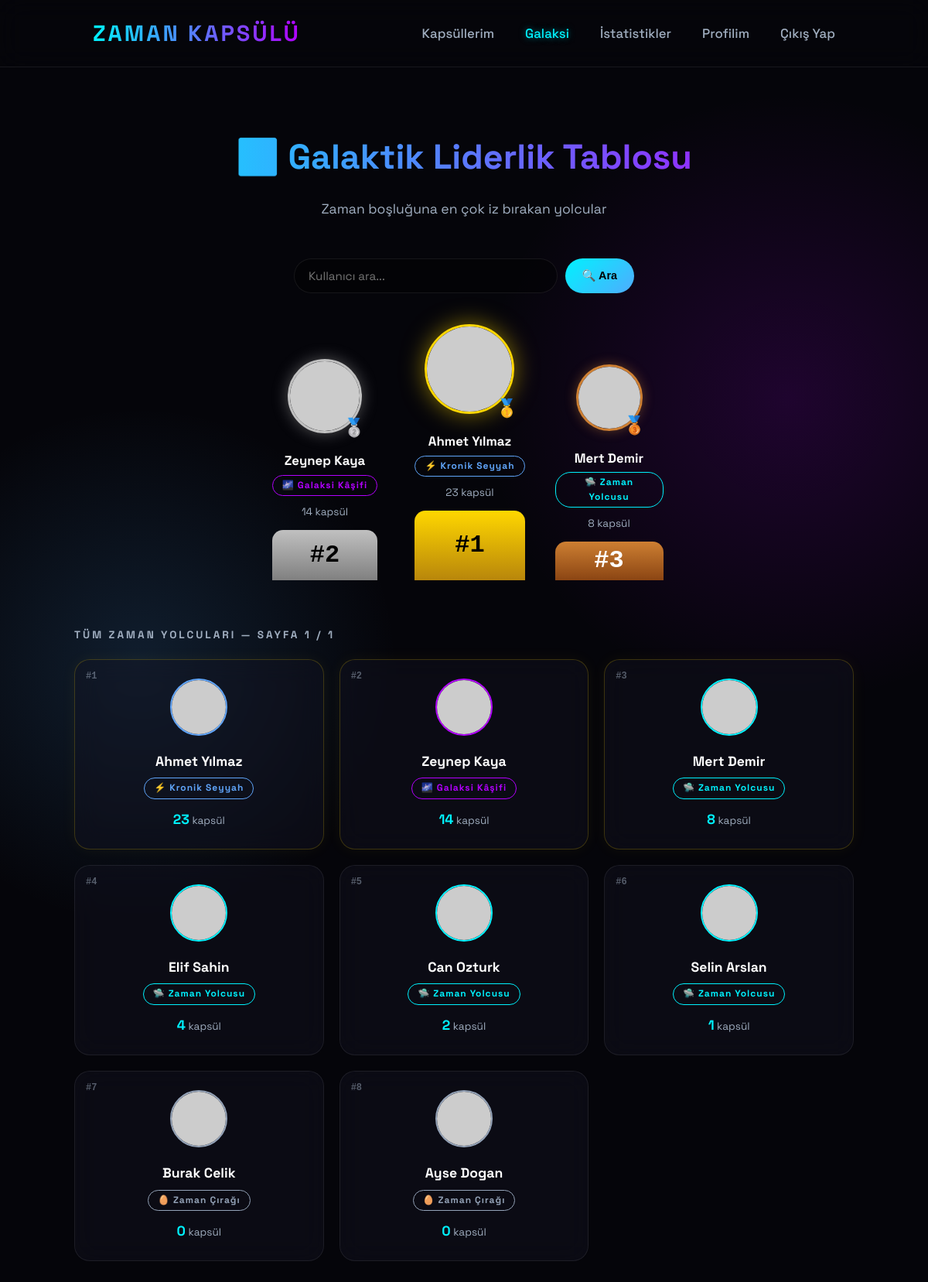
/frontend/galaksi.php (signed in), run on the app's committed database.
### tables this page shows
CREATE TABLE IF NOT EXISTS `USERS` (
  `user_id` int(11) NOT NULL AUTO_INCREMENT,
  `first_name` varchar(50) NOT NULL,
  `last_name` varchar(50) NOT NULL,
  `email` varchar(100) NOT NULL,
  `password_hash` varchar(255) NOT NULL,
  `created_at` timestamp NOT NULL DEFAULT current_timestamp(),
  PRIMARY KEY (`user_id`),
  UNIQUE KEY `email` (`email`)
);

### backend/rank_helper.php (called while the page is built, shortened)
<?php
function getRankInfo(int $total): array {
    $tiers = [
        ['min' => 1000, 'title' => 'Ölümsüz Efsane',    'icon' => '👑', 'color' => '#ffd700', 'label' => 'IMMORTAL'],
        ['min' => 500,  'title' => 'Evren Aşırısı',      'icon' => '🌀', 'color' => '#e879f9', 'label' => 'TRANSCENDENT'],
        ['min' => 100,  'title' => 'Paradoks Ustası',    'icon' => '⏳', 'color' => '#f59e0b', 'label' => 'MASTER'],
        ['min' => 50,   'title' => 'Zaman Mühendisi',    'icon' => '🔭', 'color' => '#fb923c', 'label' => 'ENGINEER'],
        ['min' => 20,   'title' => 'Kronik Seyyah',      'icon' => '⚡', 'color' => '#60a5fa', 'label' => 'VETERAN'],
        ['min' => 10,   'title' => 'Galaksi Kâşifi',     'icon' => '🌌', 'color' => '#b300ff', 'label' => 'EXPLORER'],
        ['min' => 1,    'title' => 'Zaman Yolcusu',      'icon' => '🛸', 'color' => '#00f2fe', 'label' => 'ROOKIE'],
        ['min' => 0,    'title' => 'Zaman Çırağı',       'icon' => '🥚', 'color' => '#94a3b8', 'label' => 'NOVICE'],
    ];
    foreach ($tiers as $i => $tier) {
        if ($total >= $tier['min']) {
            $rank = $tier;
            $rank['current_min'] = $tier['min'];
            $rank['total']       = $total;
            $rank['tier_index']  = $i;
            $prevTier = ($i > 0) ? $tiers[$i - 1] : null;
            if ($prevTier !== null) {
                $range = $prevTier['min'] - $tier['min'];
                $done  = $total - $tier['min'];
                $rank['next_min']         = $prevTier['min'];
                $rank['next_title']       = $prevTier['title'];
                $rank['next_icon']        = $prevTier['icon'];
                $rank['next_color']       = $prevTier['color'];
                $rank['progress_pct']     = min(100, round(($done / $range) * 100));
                $rank['progress_needed']  = $prevTier['min'] - $total;
            }
            return $rank;
        }
    }
    return array_merge($tiers[count($tiers) - 1], [
        'current_min' => 0, 'total' => 0, 'tier_index' => count($tiers) - 1,
        'next_min' => 1, 'next_title' => 'Zaman Yolcusu', 'next_icon' => '🛸',
        'next_color' => '#00f2fe', 'progress_pct' => 0, 'progress_needed' => 1,
    ]);
}
?>

### frontend/galaksi.php (the view, shortened to what this page needs)
<?php
require_once '../backend/db.php';
require_once '../backend/rank_helper.php';
$per_page    = 12;
$page        = max(1, (int)($_GET['page'] ?? 1));
$search      = trim($_GET['q'] ?? '');
$count_sql  = "SELECT COUNT(*) FROM USERS";
$count_params = [];
$count_stmt = $db->prepare($count_sql);
$count_stmt->execute($count_params);
$total_users = (int)$count_stmt->fetchColumn();
$total_pages = max(1, ceil($total_users / $per_page));
$page        = min($page, $total_pages);
$offset      = ($page - 1) * $per_page;
$top3_stmt = $db->query("SELECT U.user_id, U.first_name, U.last_name,
    COUNT(C.capsule_id) as total_capsules
    FROM USERS U LEFT JOIN CAPSULES C ON U.user_id = C.sender_id
    GROUP BY U.user_id ORDER BY total_capsules DESC LIMIT 3");
$top3 = $top3_stmt->fetchAll();
$search_cond = $search !== '' ? "WHERE CONCAT(U.first_name,' ',U.last_name) LIKE ?" : "";
$main_sql = "SELECT U.user_id, U.first_name, U.last_name,
    COUNT(C.capsule_id) as total_capsules
    FROM USERS U LEFT JOIN CAPSULES C ON U.user_id = C.sender_id
    $search_cond
    GROUP BY U.user_id
    ORDER BY total_capsules DESC, U.user_id ASC
    LIMIT $per_page OFFSET $offset";
$main_stmt = $db->prepare($main_sql);
$search !== '' ? $main_stmt->execute(["%$search%"]) : $main_stmt->execute();
$users = $main_stmt->fetchAll();
$rank_map_stmt = $db->query("SELECT U.user_id, ROW_NUMBER() OVER (ORDER BY COUNT(C.capsule_id) DESC, U.user_id ASC) as rn
    FROM USERS U LEFT JOIN CAPSULES C ON U.user_id = C.sender_id GROUP BY U.user_id");
$rank_map = [];
foreach ($rank_map_stmt->fetchAll() as $r) $rank_map[$r['user_id']] = (int)$r['rn'];
?>
<!DOCTYPE html>
<html lang="tr">
<head>
    <link rel="stylesheet" href="style.css?v=<?= time() ?>">
</head>
<body>
    <nav>
        <a href="index.php" class="logo" style="text-decoration:none">Zaman Kapsülü</a>
        <ul>
            <li><a href="index.php">Kapsüllerim</a></li>
            <li><a href="galaksi.php" style="color:var(--accent);text-shadow:0 0 8px var(--accent-glow)">Galaksi</a></li>
            <li><a href="istatistikler.php">İstatistikler</a></li>
            <li><a href="profil.php">Profilim</a></li>
            <li><a href="../backend/logout.php">Çıkış Yap</a></li>
        </ul>
    </nav>
    <main class="galaxy-page">
        <div class="galaxy-header">
            <h1>🌌 Galaktik Liderlik Tablosu</h1>
            <p>Zaman boşluğuna en çok iz bırakan yolcular</p>
        </div>
        <div class="search-bar">
            <form method="GET" action="galaksi.php">
                <input type="text" name="q" placeholder="Kullanıcı ara..." value="<?= htmlspecialchars($search) ?>">
                <button type="submit">🔍 Ara</button>
            </form>
        </div>
        <?php if ($page === 1 && $search === '' && count($top3) > 0): ?>
        <div class="podium-section">
            <?php
            foreach ([1,0,2] as $idx):
                $u = $top3[$idx];
                $pos = $idx + 1;
                $rank_info = getRankInfo((int)$u['total_capsules']);
                $avatar = "https://ui-avatars.com/api/?name=".urlencode($u['first_name'].' '.$u['last_name'])."&background=00f2fe&color=05050a&size=120&bold=true";
                $medals = [1=>'🥇',2=>'🥈',3=>'🥉'];
                $cls = "podium-$pos";
            ?>
            <div class="podium-card <?= $cls ?>">
                <a href="profil.php?id=<?= $u['user_id'] ?>">
                    <div class="podium-avatar-wrap">
                        <img src="<?= $avatar ?>" class="podium-avatar" alt="avatar">
                        <span class="podium-medal"><?= $medals[$pos] ?></span>
                    </div>
                    <div class="podium-name"><?= htmlspecialchars($u['first_name'].' '.$u['last_name']) ?></div>
                    <div class="podium-badge" style="color:<?= $rank_info['color'] ?>;border-color:<?= $rank_info['color'] ?>">
                        <?= $rank_info['icon'] ?> <?= $rank_info['title'] ?>
                    </div>
                    <div class="podium-count"><?= (int)$u['total_capsules'] ?> kapsül</div>
                    <div class="podium-base">#<?= $pos ?></div>
                </a>
            </div>
            <?php endforeach; ?>
        </div>
        <?php endif; ?>
        <?php if ($search): ?>
            <div class="users-section-title">🔍 "<?= htmlspecialchars($search) ?>" için <?= $total_users ?> sonuç</div>
        <?php else: ?>
            <div class="users-section-title">Tüm Zaman Yolcuları — Sayfa <?= $page ?> / <?= $total_pages ?></div>
        <?php endif; ?>
        <?php if (count($users) === 0): ?>
            <div class="empty-state">
                <div style="font-size:3rem;margin-bottom:12px">🌌</div>
                <div>Aramanızla eşleşen yolcu bulunamadı.</div>
            </div>
        <?php else: ?>
        <div class="travelers-grid">
            <?php foreach ($users as $u):
                $t = (int)$u['total_capsules'];
                $ri = getRankInfo($t);
                $global_rank = $rank_map[$u['user_id']] ?? '?';
                $avatar = "https://ui-avatars.com/api/?name=".urlencode($u['first_name'].' '.$u['last_name'])."&background=00f2fe&color=05050a&size=100&bold=true";
            ?>
            <a href="profil.php?id=<?= $u['user_id'] ?>" class="traveler-card"
               style="<?= $global_rank <= 3 && $search === '' ? "border-color:rgba(255,215,0,0.2);box-shadow:0 0 20px rgba(255,215,0,0.05)" : "" ?>">
                <div class="traveler-rank-num">#<?= $global_rank ?></div>
                <img src="<?= $avatar ?>" class="traveler-avatar" alt="avatar"
                     style="border-color:<?= $ri['color'] ?>">
                <div class="traveler-name"><?= htmlspecialchars($u['first_name'].' '.$u['last_name']) ?></div>
                <div class="traveler-badge" style="color:<?= $ri['color'] ?>;border-color:<?= $ri['color'] ?>">
                    <?= $ri['icon'] ?> <?= $ri['title'] ?>
                </div>
                <div class="traveler-stat"><strong><?= $t ?></strong> kapsül</div>
            </a>
            <?php endforeach; ?>
        </div>
        <?php endif; ?>
    </main>
</body>
</html>

### frontend/style.css (style rules this page uses)
:root { --bg-deep: #05050a; --bg-card: rgba(20, 20, 35, 0.4); --accent: #00f2fe; --accent-secondary: #4facfe; --accent-purple: #b300ff; --accent-glow: rgba(0, 242, 254, 0.5); --text-primary: #ffffff; --text-secondary: #a0aec0; --border: rgba(255, 255, 255, 0.08); --glass-blur: blur(16px); }
body { background-color: var(--bg-deep); background-image: radial-gradient(circle at 15% 50%, rgba(79, 172, 254, 0.15), transparent 25%), radial-gradient(circle at 85% 30%, rgba(179, 0, 255, 0.15), transparent 25%); background-attachment: fixed; color: var(--text-primary); font-family: 'Space Grotesk', sans-serif; margin: 0; line-height: 1.6; overflow-x: hidden; }
nav { display: flex; justify-content: space-between; align-items: center; padding: 20px 10%; background: rgba(5, 5, 10, 0.6); backdrop-filter: var(--glass-blur); -webkit-backdrop-filter: var(--glass-blur); border-bottom: 1px solid var(--border); position: sticky; top: 0; z-index: 1000; transition: all 0.3s ease; }
.logo { font-size: 1.8rem; font-weight: 700; background: linear-gradient(to right, var(--accent), var(--accent-purple)); -webkit-background-clip: text; background-clip: text; -webkit-text-fill-color: transparent; color: transparent; text-transform: uppercase; letter-spacing: 3px; animation: pulse-glow 3s infinite alternate; }
nav ul { display: flex; list-style: none; gap: 40px; margin: 0; padding: 0; }
nav a { text-decoration: none; color: var(--text-secondary); font-weight: 500; font-size: 1.05rem; transition: all 0.3s ease; position: relative; }
nav a::after { content: ''; position: absolute; width: 0; height: 2px; bottom: -5px; left: 0; background: linear-gradient(to right, var(--accent), var(--accent-purple)); transition: width 0.3s ease; }
input[type="text"], input[type="email"], input[type="password"], input[type="number"], input[type="datetime-local"], textarea, select { width: 100%; box-sizing: border-box; padding: 16px 20px; background: rgba(0, 0, 0, 0.3) !important; border: 1px solid rgba(255, 255, 255, 0.1) !important; color: var(--text-primary) !important; border-radius: 12px; font-family: inherit; font-size: 1rem; transition: all 0.3s ease; margin-bottom: 20px; }

### data on the page
users: pos "🥈", first_name+last_name "Zeynep Kaya", icon "🌌", title "Galaksi Kâşifi", total_capsules "14", pos "2", user_id "2", t "14"
users: pos "🥇", first_name+last_name "Ahmet Yılmaz", icon "⚡", title "Kronik Seyyah", total_capsules "23", pos "1", user_id "1", t "23"
users: pos "🥉", first_name+last_name "Mert Demir", icon "🛸", title "Zaman Yolcusu", total_capsules "8", pos "3", user_id "3", t "8"
users: user_id "4", first_name+last_name "Elif Sahin", icon "🛸", title "Zaman Yolcusu", t "4"
users: user_id "5", first_name+last_name "Can Ozturk", icon "🛸", title "Zaman Yolcusu", t "2"
users: user_id "6", first_name+last_name "Selin Arslan", icon "🛸", title "Zaman Yolcusu", t "1"
users: user_id "7", first_name+last_name "Burak Celik", icon "🥚", title "Zaman Çırağı", t "0"
users: user_id "8", first_name+last_name "Ayse Dogan", icon "🥚", title "Zaman Çırağı", t "0"

### other printed values
$page "1"
$total_pages "1"
